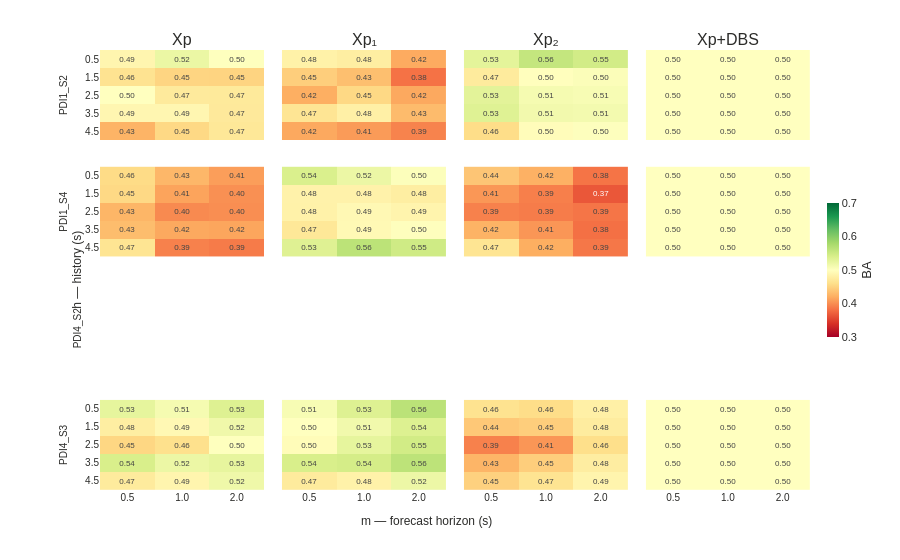

Notebook source saved alongside this figure:
### Markdown cell above
## Fig 51: Flipped classification heatmap

### Code cell
import pickle


# Mapping from session label to flipped variant base + per-feature run timestamps
_FLIPPED_SESSIONS: dict[str, tuple[str, dict[str, str]]] = {
    "PDI1_S2": ("psid_behavioral_PDI1_2_nx_80_n12_i40_dbs_both_narrow_band_flipped", {
        "xp": "20260315_210934",
        "xp_1": "20260315_212227",
        "xp_2": "20260315_212605",
        "xp_with_dbs": "20260315_213629",
    }),
    "PDI1_S4": ("psid_behavioral_PDI1_4_nx_80_n6_i40_dbs_both_narrow_band_flipped", {
        "xp": "20260315_215824",
        "xp_1": "20260315_220623",
        "xp_2": "20260315_220842",
        "xp_with_dbs": "20260315_221545",
    }),
    "PDI4_S2": ("psid_behavioral_PDI4_2_nx_80_n10_i40_dbs_both_narrow_band_flipped", {
        "xp": "20260315_223343",
        "xp_1": "20260315_224234",
        "xp_2": "20260315_224519",
        "xp_with_dbs": "20260315_225241",
    }),
    "PDI4_S3": ("psid_behavioral_PDI4_3_nx65_n10_i40_dbs_both_narrow_band_flipped", {
        "xp": "20260315_202707",
        "xp_1": "20260315_203632",
        "xp_2": "20260315_203936",
        "xp_with_dbs": "20260315_204723",
    }),
}

_FLIPPED_FEAT_SUFFIX: dict[str, tuple[str, str]] = {
    "xp": ("", "Xp"),
    "xp_1": ("_xp_1", "Xp_1"),
    "xp_2": ("_xp_2", "Xp_2"),
    "xp_with_dbs": ("_xp_with_dbs", "Xp_with_dbs"),
}

_H_VALUES = [0.5, 1.5, 2.5, 3.5, 4.5]
_M_VALUES = [0.5, 1.0, 2.0]


def _load_flipped_heatmap_data(
    results_root,
    variant_base: str,
    run_ts: str,
    feat_suffix: str,
    feat_pkl_name: str,
) -> np.ndarray:
    """Return (len(h), len(m)) array of balanced accuracies."""
    cls_root = Path(results_root) / "classification"
    variant = variant_base + feat_suffix
    var_dir = cls_root / variant / run_ts

    grid = np.full((len(_H_VALUES), len(_M_VALUES)), float("nan"))
    for hi, h in enumerate(_H_VALUES):
        for mi, m in enumerate(_M_VALUES):
            hm_dir = var_dir / f"h{h}_m{m}"
            pkl = hm_dir / f"LDA_{feat_pkl_name}_flipped.pkl"
            if pkl.is_file():
                with open(pkl, "rb") as f:
                    res = pickle.load(f)
                tr = res.get("test_results", {})
                ba = tr.get("balanced_accuracy", res.get("balanced_accuracy", float("nan")))
                grid[hi, mi] = float(ba)
    return grid


def build_flipped_heatmap_figure(
    results_root,
    theme: ThesisTheme = ThesisTheme.LIGHT,
) -> Figure:
    """
    Single 4-row x 4-col figure: sessions (rows) x feature groups (cols).
    Each cell shows a h x m balanced-accuracy heatmap for PSID flipped predictions.
    """
    paper_bg, plot_bg = paper_colors(theme)
    fg = true_line_color(theme)

    session_keys = list(_FLIPPED_SESSIONS.keys())
    feat_keys = list(GROUP_ORDER)
    n_rows = len(session_keys)
    n_cols = len(feat_keys)

    all_subtitles = [_FEAT_SHORT[f] for f in feat_keys] + [""] * ((n_rows - 1) * n_cols)

    fig = make_subplots(
        rows=n_rows,
        cols=n_cols,
        subplot_titles=all_subtitles,
        horizontal_spacing=0.025,
        vertical_spacing=0.06,
    )

    h_labels = [f"{h:.1f}" for h in _H_VALUES]
    m_labels = [f"{m:.1f}" for m in _M_VALUES]

    for ri, sess_label in enumerate(session_keys):
        var_base, ts_map = _FLIPPED_SESSIONS[sess_label]
        for ci, feat in enumerate(feat_keys):
            suffix, pkl_name = _FLIPPED_FEAT_SUFFIX[feat]
            run_ts = ts_map.get(feat, ts_map.get("xp", ""))
            grid = _load_flipped_heatmap_data(
                results_root, var_base, run_ts, suffix, pkl_name
            )
            is_last = (ri == n_rows - 1) and (ci == n_cols - 1)
            text_vals = [
                [f"{v:.2f}" if np.isfinite(v) else "" for v in row]
                for row in grid
            ]
            fig.add_trace(
                go.Heatmap(
                    z=grid,
                    x=m_labels,
                    y=h_labels,
                    colorscale="RdYlGn",
                    zmin=0.3,
                    zmax=0.7,
                    zmid=0.5,
                    text=text_vals,
                    texttemplate="%{text}",
                    textfont=dict(size=FONT_SIZE_ANNOTATION - 2),
                    showscale=is_last,
                    colorbar=dict(
                        title=dict(text="BA", side="right"),
                        len=0.35,
                        x=1.01,
                        thickness=12,
                        tickfont=dict(size=FONT_SIZE_TICK),
                        tickvals=[0.3, 0.4, 0.5, 0.6, 0.7],
                        ticktext=["0.3", "0.4", "0.5", "0.6", "0.7"],
                    ) if is_last else None,
                    hovertemplate=(
                        f"{sess_label} \u2014 {_FEAT_SHORT[feat]}<br>"
                        "h=%{y} s,  m=%{x} s<br>BA=%{z:.3f}<extra></extra>"
                    ),
                ),
                row=ri + 1,
                col=ci + 1,
            )

    for ri in range(n_rows):
        for ci in range(n_cols):
            if ci == 0:
                fig.update_yaxes(
                    title_text=session_keys[ri],
                    title_font=dict(size=FONT_SIZE_TICK - 1, family=FONT_FAMILY),
                    showticklabels=True,
                    autorange="reversed",
                    tickfont=dict(size=FONT_SIZE_TICK - 1),
                    row=ri + 1,
                    col=1,
                )
            else:
                fig.update_yaxes(
                    showticklabels=False,
                    autorange="reversed",
                    row=ri + 1,
                    col=ci + 1,
                )
            if ri == n_rows - 1:
                fig.update_xaxes(
                    showticklabels=True,
                    tickfont=dict(size=FONT_SIZE_TICK - 1),
                    row=ri + 1,
                    col=ci + 1,
                )
            else:
                fig.update_xaxes(
                    showticklabels=False,
                    row=ri + 1,
                    col=ci + 1,
                )

    fig.add_annotation(
        x=-0.02, y=0.5,
        xref="paper", yref="paper",
        text="h \u2014 history (s)",
        showarrow=False,
        textangle=-90,
        font=dict(size=FONT_SIZE_LABEL - 1, family=FONT_FAMILY, color=fg),
        xanchor="right",
        yanchor="middle",
    )
    fig.add_annotation(
        x=0.46, y=-0.05,
        xref="paper", yref="paper",
        text="m \u2014 forecast horizon (s)",
        showarrow=False,
        font=dict(size=FONT_SIZE_LABEL - 1, family=FONT_FAMILY, color=fg),
        xanchor="center",
        yanchor="top",
    )

    fig.update_layout(
        paper_bgcolor=paper_bg,
        plot_bgcolor=plot_bg,
        font=dict(family=FONT_FAMILY, color=fg, size=FONT_SIZE_BASE),
        height=560,
        margin=dict(l=100, r=90, t=50, b=70),
    )

    return fig


fig = build_flipped_heatmap_figure(results_root)
fig.write_image(str(OUT / 'fig_051_flipped_heatmap.png'), width=1100, height=500, scale=2)
fig.show()

### Figure 1 — Plotly figure (JSON) as saved in the notebook; plotly's stock layout.template omitted (floating-point values rounded to 4 significant figures)
{"data": [{"colorscale": [[0, "rgb(165,0,38)"], [0.1, "rgb(215,48,39)"], [0.2, "rgb(244,109,67)"], [0.3, "rgb(253,174,97)"], [0.4, "rgb(254,224,139)"], [0.5, "rgb(255,255,191)"], [0.6, "rgb(217,239,139)"], [0.7, "rgb(166,217,106)"], [0.8, "rgb(102,189,99)"], [0.9, "rgb(26,152,80)"], [1, "rgb(0,104,55)"]], "hovertemplate": "PDI1_S2 — Xp<br>h=%{y} s,  m=%{x} s<br>BA=%{z:.3f}<extra></extra>", "showscale": false, "text": [["0.49", "0.52", "0.50"], ["0.46", "0.45", "0.45"], ["0.50", "0.47", "0.47"], ["0.49", "0.49", "0.47"], ["0.43", "0.45", "0.47"]], "textfont": {"size": 8}, "texttemplate": "%{text}", "type": "heatmap", "x": ["0.5", "1.0", "2.0"], "xaxis": "x", "y": ["0.5", "1.5", "2.5", "3.5", "4.5"], "yaxis": "y", "z": [[0.4877, 0.5207, 0.5009], [0.4643, 0.4512, 0.4505], [0.5, 0.4729, 0.4725], [0.4889, 0.4889, 0.4722], [0.425, 0.4542, 0.47]], "zmax": 0.7, "zmid": 0.5, "zmin": 0.3}, {"colorscale": [[0, "rgb(165,0,38)"], [0.1, "rgb(215,48,39)"], [0.2, "rgb(244,109,67)"], [0.3, "rgb(253,174,97)"], [0.4, "rgb(254,224,139)"], [0.5, "rgb(255,255,191)"], [0.6, "rgb(217,239,139)"], [0.7, "rgb(166,217,106)"], [0.8, "rgb(102,189,99)"], [0.9, "rgb(26,152,80)"], [1, "rgb(0,104,55)"]], "hovertemplate": "PDI1_S2 — Xp₁<br>h=%{y} s,  m=%{x} s<br>BA=%{z:.3f}<extra></extra>", "showscale": false, "text": [["0.48", "0.48", "0.42"], ["0.45", "0.43", "0.38"], ["0.42", "0.45", "0.42"], ["0.47", "0.48", "0.43"], ["0.42", "0.41", "0.39"]], "textfont": {"size": 8}, "texttemplate": "%{text}", "type": "heatmap", "x": ["0.5", "1.0", "2.0"], "xaxis": "x2", "y": ["0.5", "1.5", "2.5", "3.5", "4.5"], "yaxis": "y2", "z": [[0.4826, 0.4779, 0.4183], [0.4452, 0.4333, 0.3833], [0.4208, 0.4542, 0.4167], [0.4667, 0.4806, 0.43], [0.4167, 0.4083, 0.3933]], "zmax": 0.7, "zmid": 0.5, "zmin": 0.3}, {"colorscale": [[0, "rgb(165,0,38)"], [0.1, "rgb(215,48,39)"], [0.2, "rgb(244,109,67)"], [0.3, "rgb(253,174,97)"], [0.4, "rgb(254,224,139)"], [0.5, "rgb(255,255,191)"], [0.6, "rgb(217,239,139)"], [0.7, "rgb(166,217,106)"], [0.8, "rgb(102,189,99)"], [0.9, "rgb(26,152,80)"], [1, "rgb(0,104,55)"]], "hovertemplate": "PDI1_S2 — Xp₂<br>h=%{y} s,  m=%{x} s<br>BA=%{z:.3f}<extra></extra>", "showscale": false, "text": [["0.53", "0.56", "0.55"], ["0.47", "0.50", "0.50"], ["0.53", "0.51", "0.51"], ["0.53", "0.51", "0.51"], ["0.46", "0.50", "0.50"]], "textfont": {"size": 8}, "texttemplate": "%{text}", "type": "heatmap", "x": ["0.5", "1.0", "2.0"], "xaxis": "x3", "y": ["0.5", "1.5", "2.5", "3.5", "4.5"], "yaxis": "y3", "z": [[0.5283, 0.5562, 0.5452], [0.4738, 0.4988, 0.5043], [0.5292, 0.5104, 0.5083], [0.5333, 0.5139, 0.5122], [0.4583, 0.4958, 0.5017]], "zmax": 0.7, "zmid": 0.5, "zmin": 0.3}, {"colorscale": [[0, "rgb(165,0,38)"], [0.1, "rgb(215,48,39)"], [0.2, "rgb(244,109,67)"], [0.3, "rgb(253,174,97)"], [0.4, "rgb(254,224,139)"], [0.5, "rgb(255,255,191)"], [0.6, "rgb(217,239,139)"], [0.7, "rgb(166,217,106)"], [0.8, "rgb(102,189,99)"], [0.9, "rgb(26,152,80)"], [1, "rgb(0,104,55)"]], "hovertemplate": "PDI1_S2 — Xp+DBS<br>h=%{y} s,  m=%{x} s<br>BA=%{z:.3f}<extra></extra>", "showscale": false, "text": [["0.50", "0.50", "0.50"], ["0.50", "0.50", "0.50"], ["0.50", "0.50", "0.50"], ["0.50", "0.50", "0.50"], ["0.50", "0.50", "0.50"]], "textfont": {"size": 8}, "texttemplate": "%{text}", "type": "heatmap", "x": ["0.5", "1.0", "2.0"], "xaxis": "x4", "y": ["0.5", "1.5", "2.5", "3.5", "4.5"], "yaxis": "y4", "z": [[0.5, 0.5, 0.5], [0.5, 0.5, 0.5], [0.5, 0.5, 0.5], [0.5, 0.5, 0.5], [0.5, 0.5, 0.5]], "zmax": 0.7, "zmid": 0.5, "zmin": 0.3}, {"colorscale": [[0, "rgb(165,0,38)"], [0.1, "rgb(215,48,39)"], [0.2, "rgb(244,109,67)"], [0.3, "rgb(253,174,97)"], [0.4, "rgb(254,224,139)"], [0.5, "rgb(255,255,191)"], [0.6, "rgb(217,239,139)"], [0.7, "rgb(166,217,106)"], [0.8, "rgb(102,189,99)"], [0.9, "rgb(26,152,80)"], [1, "rgb(0,104,55)"]], "hovertemplate": "PDI1_S4 — Xp<br>h=%{y} s,  m=%{x} s<br>BA=%{z:.3f}<extra></extra>", "showscale": false, "text": [["0.46", "0.43", "0.41"], ["0.45", "0.41", "0.40"], ["0.43", "0.40", "0.40"], ["0.43", "0.42", "0.42"], ["0.47", "0.39", "0.39"]], "textfont": {"size": 8}, "texttemplate": "%{text}", "type": "heatmap", "x": ["0.5", "1.0", "2.0"], "xaxis": "x5", "y": ["0.5", "1.5", "2.5", "3.5", "4.5"], "yaxis": "y5", "z": [[0.4565, 0.4274, 0.4101], [0.4545, 0.414, 0.4013], [0.4261, 0.3977, 0.4], [0.4318, 0.4167, 0.4152], [0.4659, 0.392, 0.3886]], "zmax": 0.7, "zmid": 0.5, "zmin": 0.3}, {"colorscale": [[0, "rgb(165,0,38)"], [0.1, "rgb(215,48,39)"], [0.2, "rgb(244,109,67)"], [0.3, "rgb(253,174,97)"], [0.4, "rgb(254,224,139)"], [0.5, "rgb(255,255,191)"], [0.6, "rgb(217,239,139)"], [0.7, "rgb(166,217,106)"], [0.8, "rgb(102,189,99)"], [0.9, "rgb(26,152,80)"], [1, "rgb(0,104,55)"]], "hovertemplate": "PDI1_S4 — Xp₁<br>h=%{y} s,  m=%{x} s<br>BA=%{z:.3f}<extra></extra>", "showscale": false, "text": [["0.54", "0.52", "0.50"], ["0.48", "0.48", "0.48"], ["0.48", "0.49", "0.49"], ["0.47", "0.49", "0.50"], ["0.53", "0.56", "0.55"]], "textfont": {"size": 8}, "texttemplate": "%{text}", "type": "heatmap", "x": ["0.5", "1.0", "2.0"], "xaxis": "x6", "y": ["0.5", "1.5", "2.5", "3.5", "4.5"], "yaxis": "y6", "z": [[0.5385, 0.5203, 0.5028], [0.4838, 0.4838, 0.4779], [0.483, 0.4915, 0.4864], [0.4697, 0.4924, 0.5015], [0.5341, 0.5625, 0.5477]], "zmax": 0.7, "zmid": 0.5, "zmin": 0.3}, {"colorscale": [[0, "rgb(165,0,38)"], [0.1, "rgb(215,48,39)"], [0.2, "rgb(244,109,67)"], [0.3, "rgb(253,174,97)"], [0.4, "rgb(254,224,139)"], [0.5, "rgb(255,255,191)"], [0.6, "rgb(217,239,139)"], [0.7, "rgb(166,217,106)"], [0.8, "rgb(102,189,99)"], [0.9, "rgb(26,152,80)"], [1, "rgb(0,104,55)"]], "hovertemplate": "PDI1_S4 — Xp₂<br>h=%{y} s,  m=%{x} s<br>BA=%{z:.3f}<extra></extra>", "showscale": false, "text": [["0.44", "0.42", "0.38"], ["0.41", "0.39", "0.37"], ["0.39", "0.39", "0.39"], ["0.42", "0.41", "0.38"], ["0.47", "0.42", "0.39"]], "textfont": {"size": 8}, "texttemplate": "%{text}", "type": "heatmap", "x": ["0.5", "1.0", "2.0"], "xaxis": "x7", "y": ["0.5", "1.5", "2.5", "3.5", "4.5"], "yaxis": "y7", "z": [[0.4387, 0.4224, 0.3842], [0.4058, 0.3912, 0.3656], [0.392, 0.3892, 0.3852], [0.4242, 0.4053, 0.3818], [0.4659, 0.4205, 0.3864]], "zmax": 0.7, "zmid": 0.5, "zmin": 0.3}, {"colorscale": [[0, "rgb(165,0,38)"], [0.1, "rgb(215,48,39)"], [0.2, "rgb(244,109,67)"], [0.3, "rgb(253,174,97)"], [0.4, "rgb(254,224,139)"], [0.5, "rgb(255,255,191)"], [0.6, "rgb(217,239,139)"], [0.7, "rgb(166,217,106)"], [0.8, "rgb(102,189,99)"], [0.9, "rgb(26,152,80)"], [1, "rgb(0,104,55)"]], "hovertemplate": "PDI1_S4 — Xp+DBS<br>h=%{y} s,  m=%{x} s<br>BA=%{z:.3f}<extra></extra>", "showscale": false, "text": [["0.50", "0.50", "0.50"], ["0.50", "0.50", "0.50"], ["0.50", "0.50", "0.50"], ["0.50", "0.50", "0.50"], ["0.50", "0.50", "0.50"]], "textfont": {"size": 8}, "texttemplate": "%{text}", "type": "heatmap", "x": ["0.5", "1.0", "2.0"], "xaxis": "x8", "y": ["0.5", "1.5", "2.5", "3.5", "4.5"], "yaxis": "y8", "z": [[0.5, 0.5, 0.5], [0.5, 0.5, 0.5], [0.5, 0.5, 0.5], [0.5, 0.5, 0.5], [0.5, 0.5, 0.5]], "zmax": 0.7, "zmid": 0.5, "zmin": 0.3}, {"colorscale": [[0, "rgb(165,0,38)"], [0.1, "rgb(215,48,39)"], [0.2, "rgb(244,109,67)"], [0.3, "rgb(253,174,97)"], [0.4, "rgb(254,224,139)"], [0.5, "rgb(255,255,191)"], [0.6, "rgb(217,239,139)"], [0.7, "rgb(166,217,106)"], [0.8, "rgb(102,189,99)"], [0.9, "rgb(26,152,80)"], [1, "rgb(0,104,55)"]], "hovertemplate": "PDI4_S2 — Xp<br>h=%{y} s,  m=%{x} s<br>BA=%{z:.3f}<extra></extra>", "showscale": false, "text": [["", "", ""], ["", "", ""], ["", "", ""], ["", "", ""], ["", "", ""]], "textfont": {"size": 8}, "texttemplate": "%{text}", "type": "heatmap", "x": ["0.5", "1.0", "2.0"], "xaxis": "x9", "y": ["0.5", "1.5", "2.5", "3.5", "4.5"], "yaxis": "y9", "z": [[NaN, NaN, NaN], [NaN, NaN, NaN], [NaN, NaN, NaN], [NaN, NaN, NaN], [NaN, NaN, NaN]], "zmax": 0.7, "zmid": 0.5, "zmin": 0.3}, {"colorscale": [[0, "rgb(165,0,38)"], [0.1, "rgb(215,48,39)"], [0.2, "rgb(244,109,67)"], [0.3, "rgb(253,174,97)"], [0.4, "rgb(254,224,139)"], [0.5, "rgb(255,255,191)"], [0.6, "rgb(217,239,139)"], [0.7, "rgb(166,217,106)"], [0.8, "rgb(102,189,99)"], [0.9, "rgb(26,152,80)"], [1, "rgb(0,104,55)"]], "hovertemplate": "PDI4_S2 — Xp₁<br>h=%{y} s,  m=%{x} s<br>BA=%{z:.3f}<extra></extra>", "showscale": false, "text": [["", "", ""], ["", "", ""], ["", "", ""], ["", "", ""], ["", "", ""]], "textfont": {"size": 8}, "texttemplate": "%{text}", "type": "heatmap", "x": ["0.5", "1.0", "2.0"], "xaxis": "x10", "y": ["0.5", "1.5", "2.5", "3.5", "4.5"], "yaxis": "y10", "z": [[NaN, NaN, NaN], [NaN, NaN, NaN], [NaN, NaN, NaN], [NaN, NaN, NaN], [NaN, NaN, NaN]], "zmax": 0.7, "zmid": 0.5, "zmin": 0.3}, {"colorscale": [[0, "rgb(165,0,38)"], [0.1, "rgb(215,48,39)"], [0.2, "rgb(244,109,67)"], [0.3, "rgb(253,174,97)"], [0.4, "rgb(254,224,139)"], [0.5, "rgb(255,255,191)"], [0.6, "rgb(217,239,139)"], [0.7, "rgb(166,217,106)"], [0.8, "rgb(102,189,99)"], [0.9, "rgb(26,152,80)"], [1, "rgb(0,104,55)"]], "hovertemplate": "PDI4_S2 — Xp₂<br>h=%{y} s,  m=%{x} s<br>BA=%{z:.3f}<extra></extra>", "showscale": false, "text": [["", "", ""], ["", "", ""], ["", "", ""], ["", "", ""], ["", "", ""]], "textfont": {"size": 8}, "texttemplate": "%{text}", "type": "heatmap", "x": ["0.5", "1.0", "2.0"], "xaxis": "x11", "y": ["0.5", "1.5", "2.5", "3.5", "4.5"], "yaxis": "y11", "z": [[NaN, NaN, NaN], [NaN, NaN, NaN], [NaN, NaN, NaN], [NaN, NaN, NaN], [NaN, NaN, NaN]], "zmax": 0.7, "zmid": 0.5, "zmin": 0.3}, {"colorscale": [[0, "rgb(165,0,38)"], [0.1, "rgb(215,48,39)"], [0.2, "rgb(244,109,67)"], [0.3, "rgb(253,174,97)"], [0.4, "rgb(254,224,139)"], [0.5, "rgb(255,255,191)"], [0.6, "rgb(217,239,139)"], [0.7, "rgb(166,217,106)"], [0.8, "rgb(102,189,99)"], [0.9, "rgb(26,152,80)"], [1, "rgb(0,104,55)"]], "hovertemplate": "PDI4_S2 — Xp+DBS<br>h=%{y} s,  m=%{x} s<br>BA=%{z:.3f}<extra></extra>", "showscale": false, "text": [["", "", ""], ["", "", ""], ["", "", ""], ["", "", ""], ["", "", ""]], "textfont": {"size": 8}, "texttemplate": "%{text}", "type": "heatmap", "x": ["0.5", "1.0", "2.0"], "xaxis": "x12", "y": ["0.5", "1.5", "2.5", "3.5", "4.5"], "yaxis": "y12", "z": [[NaN, NaN, NaN], [NaN, NaN, NaN], [NaN, NaN, NaN], [NaN, NaN, NaN], [NaN, NaN, NaN]], "zmax": 0.7, "zmid": 0.5, "zmin": 0.3}, {"colorscale": [[0, "rgb(165,0,38)"], [0.1, "rgb(215,48,39)"], [0.2, "rgb(244,109,67)"], [0.3, "rgb(253,174,97)"], [0.4, "rgb(254,224,139)"], [0.5, "rgb(255,255,191)"], [0.6, "rgb(217,239,139)"], [0.7, "rgb(166,217,106)"], [0.8, "rgb(102,189,99)"], [0.9, "rgb(26,152,80)"], [1, "rgb(0,104,55)"]], "hovertemplate": "PDI4_S3 — Xp<br>h=%{y} s,  m=%{x} s<br>BA=%{z:.3f}<extra></extra>", "showscale": false, "text": [["0.53", "0.51", "0.53"], ["0.48", "0.49", "0.52"], ["0.45", "0.46", "0.50"], ["0.54", "0.52", "0.53"], ["0.47", "0.49", "0.52"]], "textfont": {"size": 8}, "texttemplate": "%{text}", "type": "heatmap", "x": ["0.5", "1.0", "2.0"], "xaxis": "x13", "y": ["0.5", "1.5", "2.5", "3.5", "4.5"], "yaxis": "y13", "z": [[0.5262, 0.5105, 0.5346], [0.4778, 0.4914, 0.5163], [0.4526, 0.4612, 0.5009], [0.5402, 0.5201, 0.5253], [0.4741, 0.4871, 0.5172]], "zmax": 0.7, "zmid": 0.5, "zmin": 0.3}, {"colorscale": [[0, "rgb(165,0,38)"], [0.1, "rgb(215,48,39)"], [0.2, "rgb(244,109,67)"], [0.3, "rgb(253,174,97)"], [0.4, "rgb(254,224,139)"], [0.5, "rgb(255,255,191)"], [0.6, "rgb(217,239,139)"], [0.7, "rgb(166,217,106)"], [0.8, "rgb(102,189,99)"], [0.9, "rgb(26,152,80)"], [1, "rgb(0,104,55)"]], "hovertemplate": "PDI4_S3 — Xp₁<br>h=%{y} s,  m=%{x} s<br>BA=%{z:.3f}<extra></extra>", "showscale": false, "text": [["0.51", "0.53", "0.56"], ["0.50", "0.51", "0.54"], ["0.50", "0.53", "0.55"], ["0.54", "0.54", "0.56"], ["0.47", "0.48", "0.52"]], "textfont": {"size": 8}, "texttemplate": "%{text}", "type": "heatmap", "x": ["0.5", "1.0", "2.0"], "xaxis": "x14", "y": ["0.5", "1.5", "2.5", "3.5", "4.5"], "yaxis": "y14", "z": [[0.5082, 0.5349, 0.5634], [0.5, 0.5148, 0.5355], [0.4957, 0.5259, 0.5457], [0.5402, 0.5431, 0.5621], [0.4741, 0.4828, 0.519]], "zmax": 0.7, "zmid": 0.5, "zmin": 0.3}, {"colorscale": [[0, "rgb(165,0,38)"], [0.1, "rgb(215,48,39)"], [0.2, "rgb(244,109,67)"], [0.3, "rgb(253,174,97)"], [0.4, "rgb(254,224,139)"], [0.5, "rgb(255,255,191)"], [0.6, "rgb(217,239,139)"], [0.7, "rgb(166,217,106)"], [0.8, "rgb(102,189,99)"], [0.9, "rgb(26,152,80)"], [1, "rgb(0,104,55)"]], "hovertemplate": "PDI4_S3 — Xp₂<br>h=%{y} s,  m=%{x} s<br>BA=%{z:.3f}<extra></extra>", "showscale": false, "text": [["0.46", "0.46", "0.48"], ["0.44", "0.45", "0.48"], ["0.39", "0.41", "0.46"], ["0.43", "0.45", "0.48"], ["0.45", "0.47", "0.49"]], "textfont": {"size": 8}, "texttemplate": "%{text}", "type": "heatmap", "x": ["0.5", "1.0", "2.0"], "xaxis": "x15", "y": ["0.5", "1.5", "2.5", "3.5", "4.5"], "yaxis": "y15", "z": [[0.464, 0.458, 0.4807], [0.4409, 0.4458, 0.4754], [0.3922, 0.4052, 0.4603], [0.4253, 0.4454, 0.477], [0.4483, 0.4655, 0.4862]], "zmax": 0.7, "zmid": 0.5, "zmin": 0.3}, {"colorbar": {"len": 0.35, "thickness": 12, "tickfont": {"size": 11}, "ticktext": ["0.3", "0.4", "0.5", "0.6", "0.7"], "tickvals": [0.3, 0.4, 0.5, 0.6, 0.7], "title": {"side": "right", "text": "BA"}, "x": 1.01}, "colorscale": [[0, "rgb(165,0,38)"], [0.1, "rgb(215,48,39)"], [0.2, "rgb(244,109,67)"], [0.3, "rgb(253,174,97)"], [0.4, "rgb(254,224,139)"], [0.5, "rgb(255,255,191)"], [0.6, "rgb(217,239,139)"], [0.7, "rgb(166,217,106)"], [0.8, "rgb(102,189,99)"], [0.9, "rgb(26,152,80)"], [1, "rgb(0,104,55)"]], "hovertemplate": "PDI4_S3 — Xp+DBS<br>h=%{y} s,  m=%{x} s<br>BA=%{z:.3f}<extra></extra>", "showscale": true, "text": [["0.50", "0.50", "0.50"], ["0.50", "0.50", "0.50"], ["0.50", "0.50", "0.50"], ["0.50", "0.50", "0.50"], ["0.50", "0.50", "0.50"]], "textfont": {"size": 8}, "texttemplate": "%{text}", "type": "heatmap", "x": ["0.5", "1.0", "2.0"], "xaxis": "x16", "y": ["0.5", "1.5", "2.5", "3.5", "4.5"], "yaxis": "y16", "z": [[0.5, 0.5, 0.5], [0.5, 0.5, 0.5], [0.5, 0.5, 0.5], [0.5, 0.5, 0.5], [0.5, 0.5, 0.5]], "zmax": 0.7, "zmid": 0.5, "zmin": 0.3}], "layout": {"annotations": [{"font": {"size": 16}, "showarrow": false, "text": "Xp", "x": 0.1156, "xanchor": "center", "xref": "paper", "y": 1, "yanchor": "bottom", "yref": "paper"}, {"font": {"size": 16}, "showarrow": false, "text": "Xp₁", "x": 0.3719, "xanchor": "center", "xref": "paper", "y": 1, "yanchor": "bottom", "yref": "paper"}, {"font": {"size": 16}, "showarrow": false, "text": "Xp₂", "x": 0.6281, "xanchor": "center", "xref": "paper", "y": 1, "yanchor": "bottom", "yref": "paper"}, {"font": {"size": 16}, "showarrow": false, "text": "Xp+DBS", "x": 0.8844, "xanchor": "center", "xref": "paper", "y": 1, "yanchor": "bottom", "yref": "paper"}, {"font": {"color": "#2C2C2A", "family": "Arial, Helvetica, sans-serif", "size": 12}, "showarrow": false, "text": "h — history (s)", "textangle": -90, "x": -0.02, "xanchor": "right", "xref": "paper", "y": 0.5, "yanchor": "middle", "yref": "paper"}, {"font": {"color": "#2C2C2A", "family": "Arial, Helvetica, sans-serif", "size": 12}, "showarrow": false, "text": "m — forecast horizon (s)", "x": 0.46, "xanchor": "center", "xref": "paper", "y": -0.05, "yanchor": "top", "yref": "paper"}], "font": {"color": "#2C2C2A", "family": "Arial, Helvetica, sans-serif", "size": 12}, "height": 560, "margin": {"b": 70, "l": 100, "r": 90, "t": 50}, "paper_bgcolor": "#FFFFFF", "plot_bgcolor": "#FFFFFF", "xaxis": {"anchor": "y", "domain": [0, 0.2313], "showticklabels": false}, "xaxis10": {"anchor": "y10", "domain": [0.2563, 0.4875], "showticklabels": false}, "xaxis11": {"anchor": "y11", "domain": [0.5125, 0.7438], "showticklabels": false}, "xaxis12": {"anchor": "y12", "domain": [0.7688, 1], "showticklabels": false}, "xaxis13": {"anchor": "y13", "domain": [0, 0.2313], "showticklabels": true, "tickfont": {"size": 10}}, "xaxis14": {"anchor": "y14", "domain": [0.2563, 0.4875], "showticklabels": true, "tickfont": {"size": 10}}, "xaxis15": {"anchor": "y15", "domain": [0.5125, 0.7438], "showticklabels": true, "tickfont": {"size": 10}}, "xaxis16": {"anchor": "y16", "domain": [0.7688, 1], "showticklabels": true, "tickfont": {"size": 10}}, "xaxis2": {"anchor": "y2", "domain": [0.2563, 0.4875], "showticklabels": false}, "xaxis3": {"anchor": "y3", "domain": [0.5125, 0.7438], "showticklabels": false}, "xaxis4": {"anchor": "y4", "domain": [0.7688, 1], "showticklabels": false}, "xaxis5": {"anchor": "y5", "domain": [0, 0.2313], "showticklabels": false}, "xaxis6": {"anchor": "y6", "domain": [0.2563, 0.4875], "showticklabels": false}, "xaxis7": {"anchor": "y7", "domain": [0.5125, 0.7438], "showticklabels": false}, "xaxis8": {"anchor": "y8", "domain": [0.7688, 1], "showticklabels": false}, "xaxis9": {"anchor": "y9", "domain": [0, 0.2313], "showticklabels": false}, "yaxis": {"anchor": "x", "autorange": "reversed", "domain": [0.795, 1], "showticklabels": true, "tickfont": {"size": 10}, "title": {"font": {"family": "Arial, Helvetica, sans-serif", "size": 10}, "text": "PDI1_S2"}}, "yaxis10": {"anchor": "x10", "autorange": "reversed", "domain": [0.265, 0.47], "showticklabels": false}, "yaxis11": {"anchor": "x11", "autorange": "reversed", "domain": [0.265, 0.47], "showticklabels": false}, "yaxis12": {"anchor": "x12", "autorange": "reversed", "domain": [0.265, 0.47], "showticklabels": false}, "yaxis13": {"anchor": "x13", "autorange": "reversed", "domain": [0, 0.205], "showticklabels": true, "tickfont": {"size": 10}, "title": {"font": {"family": "Arial, Helvetica, sans-serif", "size": 10}, "text": "PDI4_S3"}}, "yaxis14": {"anchor": "x14", "autorange": "reversed", "domain": [0, 0.205], "showticklabels": false}, "yaxis15": {"anchor": "x15", "autorange": "reversed", "domain": [0, 0.205], "showticklabels": false}, "yaxis16": {"anchor": "x16", "autorange": "reversed", "domain": [0, 0.205], "showticklabels": false}, "yaxis2": {"anchor": "x2", "autorange": "reversed", "domain": [0.795, 1], "showticklabels": false}, "yaxis3": {"anchor": "x3", "autorange": "reversed", "domain": [0.795, 1], "showticklabels": false}, "yaxis4": {"anchor": "x4", "autorange": "reversed", "domain": [0.795, 1], "showticklabels": false}, "yaxis5": {"anchor": "x5", "autorange": "reversed", "domain": [0.53, 0.735], "showticklabels": true, "tickfont": {"size": 10}, "title": {"font": {"family": "Arial, Helvetica, sans-serif", "size": 10}, "text": "PDI1_S4"}}, "yaxis6": {"anchor": "x6", "autorange": "reversed", "domain": [0.53, 0.735], "showticklabels": false}, "yaxis7": {"anchor": "x7", "autorange": "reversed", "domain": [0.53, 0.735], "showticklabels": false}, "yaxis8": {"anchor": "x8", "autorange": "reversed", "domain": [0.53, 0.735], "showticklabels": false}, "yaxis9": {"anchor": "x9", "autorange": "reversed", "domain": [0.265, 0.47], "showticklabels": true, "tickfont": {"size": 10}, "title": {"font": {"family": "Arial, Helvetica, sans-serif", "size": 10}, "text": "PDI4_S2"}}}}
